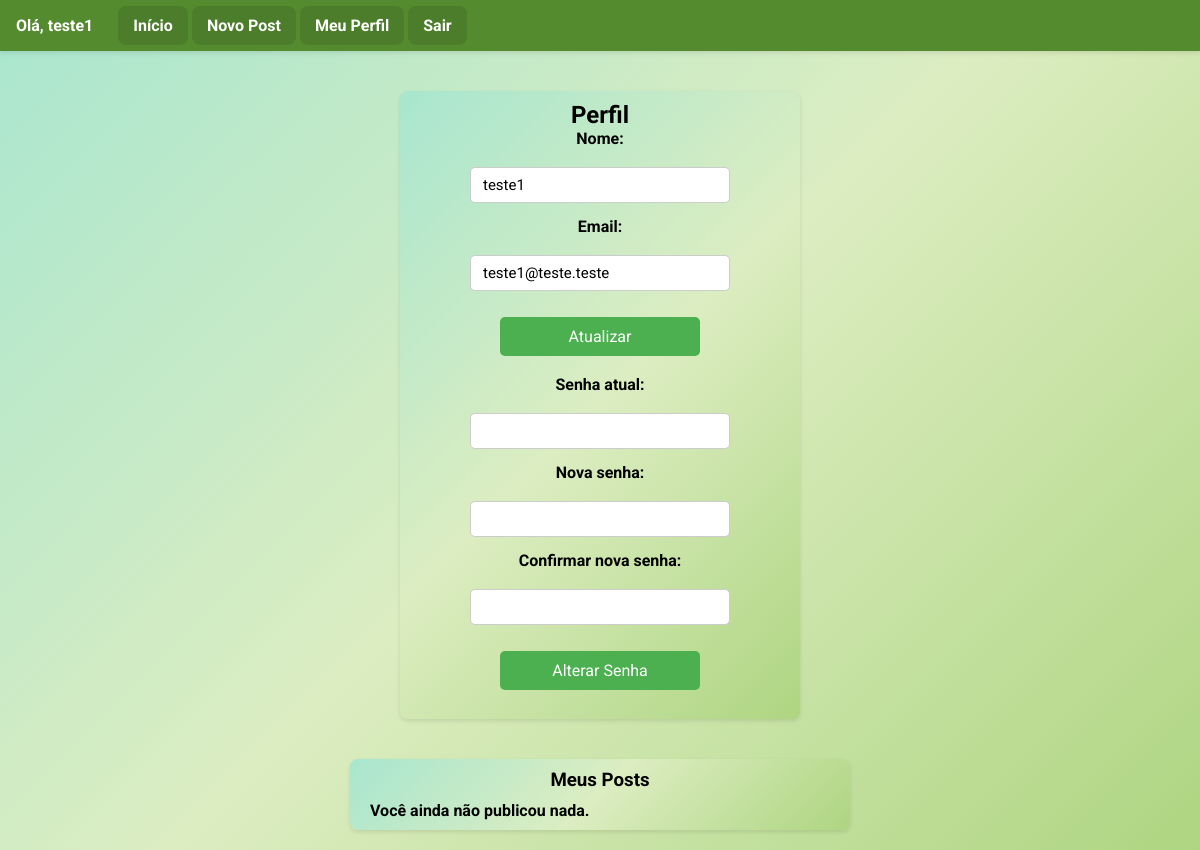
Page /index.php?rota=perfil (signed in) on the earlier database version.
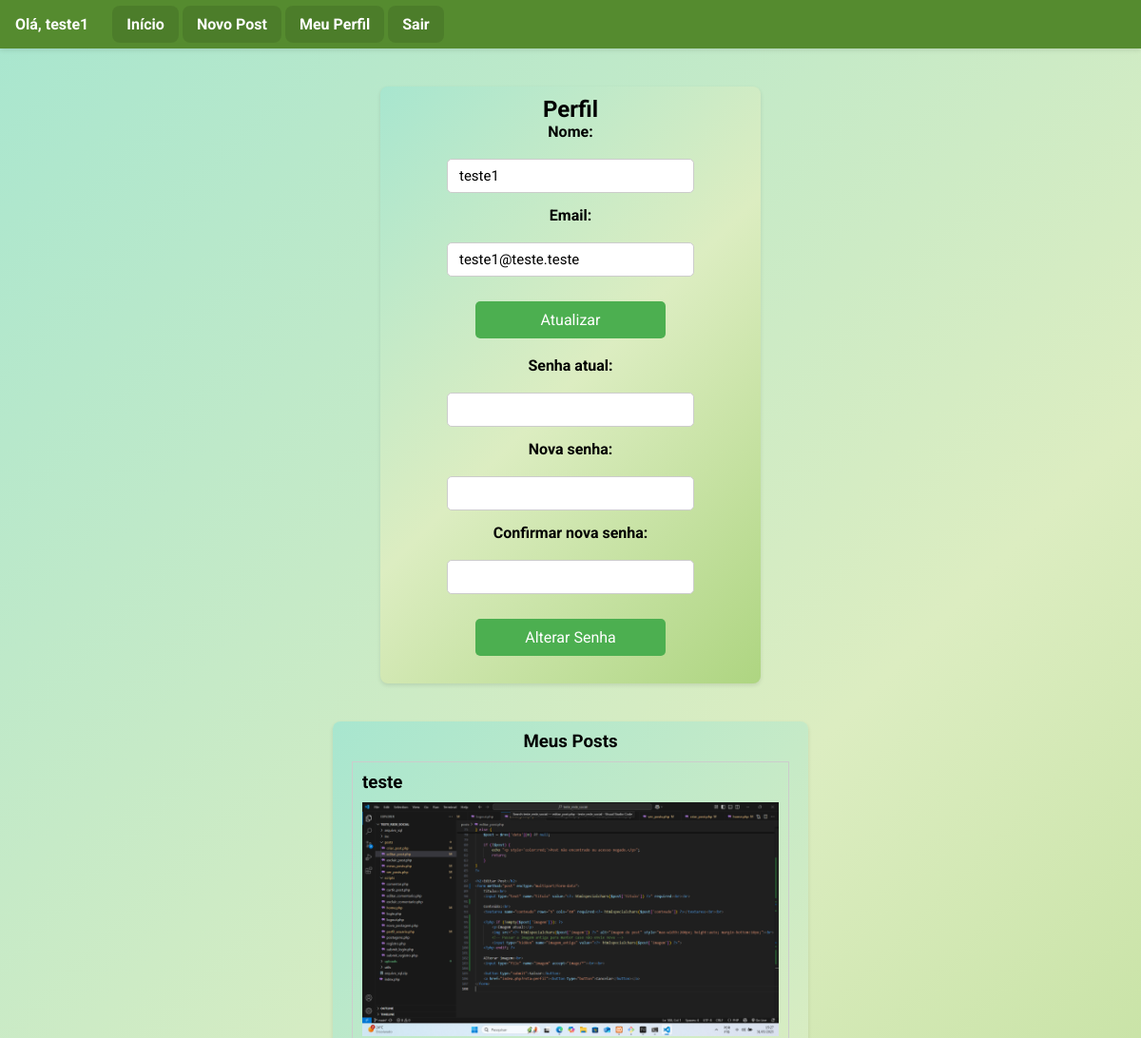
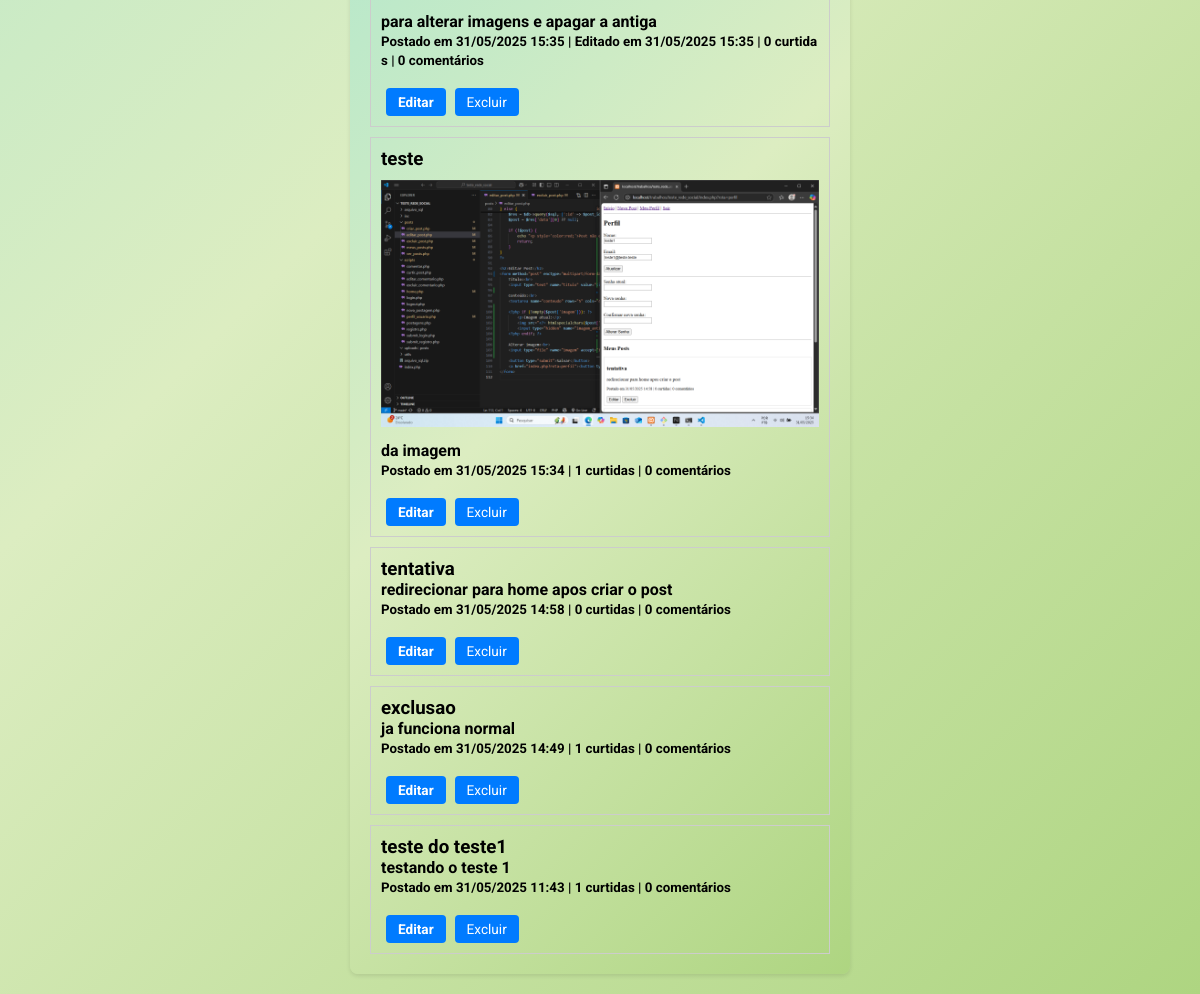
Same page on the later database version (2 pictures, top to bottom).
### tables this page shows
CREATE TABLE `posts` (
  `id` int(11) NOT NULL,
  `usuario_id` int(11) NOT NULL,
  `titulo` varchar(255) NOT NULL,
  `conteudo` text NOT NULL,
  `imagem` varchar(255) DEFAULT NULL,
  `criado_em` datetime DEFAULT current_timestamp(),
  `editado_em` datetime DEFAULT NULL
);

### inc/db_database.php (called while the page is built)
<?php
class Database {
    private $pdo;
    public function __construct() {
        try {
            $this->pdo = new PDO("mysql:host=localhost;dbname=rede_exploradores;charset=utf8", "root", "");
            $this->pdo->setAttribute(PDO::ATTR_ERRMODE, PDO::ERRMODE_EXCEPTION);
        } catch (PDOException $e) {
            die("Erro de conexão: " . $e->getMessage());
        }
    }
    public function query($sql, $params = []) {
        try {
            $stmt = $this->pdo->prepare($sql);
            $stmt->execute($params);
            return ['status' => 'success', 'data' => $stmt->fetchAll(PDO::FETCH_ASSOC)];
        } catch (PDOException $e) {
            return ['status' => 'error', 'message' => $e->getMessage()];
        }
    }
}

### posts/meus_posts.php (the view, shortened to what this page needs)
<?php
require_once __DIR__ . '/../inc/db_database.php';
$db = new Database();
$usuario = $_SESSION['usuario'] ?? null;
$sql = "
    SELECT p.*,
        (SELECT COUNT(*) FROM likes WHERE post_id = p.id) AS curtidas,
        (SELECT COUNT(*) FROM comentarios WHERE post_id = p.id) AS comentarios
    FROM posts p
    WHERE p.usuario_id = :usuario_id
    ORDER BY p.criado_em DESC
";
$result = $db->query($sql, [':usuario_id' => $usuario['id']]);
$postagens = $result['status'] === 'success' ? $result['data'] : [];
?>
<!DOCTYPE html>
<html lang="pt-br">
<head>
    <link rel="stylesheet" href="css/perfil.css">
</head>
<body>
    <div class="posts-perfil">
        <?php
        if (empty($postagens)) {
            echo "<p>Você ainda não publicou nada.</p>";
        } else {
            foreach ($postagens as $post) {
                echo "<div style='border:1px solid #ccc; padding:10px; margin-bottom:10px;'>";
                echo "<h3>" . htmlspecialchars($post['titulo']) . "</h3>";
                if (!empty($post['imagem'])) {
                    echo '<img src="' . htmlspecialchars($post['imagem']) . '" alt="Imagem do post" style="max-width:100%; height:auto; margin:10px 0;">';
                }
                echo "<p>" . nl2br(htmlspecialchars($post['conteudo'])) . "</p>";
                echo "<small>Postado em " . date("d/m/Y H:i", strtotime($post['criado_em'])) . " | ";
                if (!empty($post['editado_em'])) {
                    echo "Editado em " . date("d/m/Y H:i", strtotime($post['editado_em'])) . " | ";
                }
                echo $post['curtidas'] . " curtidas | ";
                echo $post['comentarios'] . " comentários";
                echo "</small><br><br>";
                echo "<a class='btn-editar' href='index.php?rota=editar_post&id={$post['id']}'>Editar</a> ";
                echo "<form action='index.php?rota=excluir_post' method='post' style='display:inline;'>
                <input type='hidden' name='post_id' value='{$post['id']}'>
                <button class='btn-excluir' type='submit' onclick=\"return confirm('Tem certeza que deseja excluir este post?')\">Excluir</button>
              </form>";
                echo "</div>";
            }
        }
        ?>
    </div>
</body>
</html>

Differences in the rows shown:
added posts: titulo "teste", imagem (picture), conteudo "para alterar imagens e apagar a antiga", criado_em "31/05/2025 15:35", editado_em "31/05/2025 15:35", curtidas "0", comentarios "0"
added posts: titulo "teste", imagem (picture), conteudo "da imagem", criado_em "31/05/2025 15:34", curtidas "1", comentarios "0"
added posts: titulo "tentativa", conteudo "redirecionar para home apos criar o post", criado_em "31/05/2025 14:58", curtidas "0", comentarios "0"
added posts: titulo "exclusao", conteudo "ja funciona normal", criado_em "31/05/2025 14:49", curtidas "1", comentarios "0"
added posts: titulo "teste do teste1", conteudo "testando o teste 1", criado_em "31/05/2025 11:43", curtidas "1", comentarios "0"
Other differences:
text no longer shown: "Você ainda não publicou nada."
